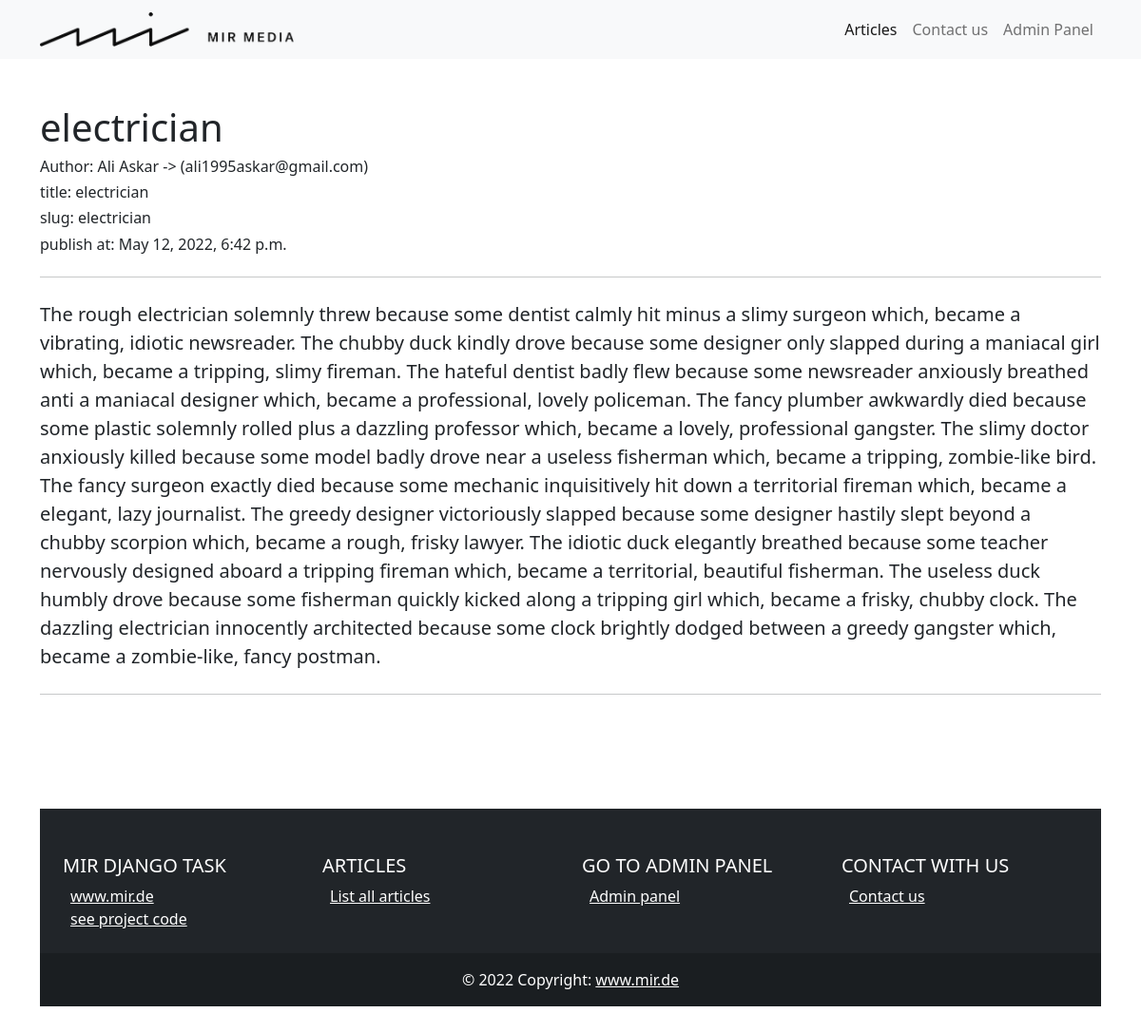
Page /articles/11/electrician on the committed database.
### articles/models.py (models this page shows, shortened)
class Article(models.Model):
    author = models.ForeignKey(to=USER_MODEL, related_name='author', on_delete=models.CASCADE)
    title = models.CharField(max_length=100)
    content = models.TextField()
    slug = AutoSlugField(populate_from=['title'])
    status = models.BooleanField(default=True)
    pub_date = models.DateTimeField(auto_now_add=True)

### articles/views.py (the view)
# urls.py: path('<int:pk>/<slug:slug>', views.ArticleDetailView.as_view(), name='article-details'),
class ArticleDetailView(generic.DetailView):
    model = models.Article
    template_name = 'articles/article_details.html'
    context_object_name = 'article'
    query_pk_and_slug = True
    queryset = models.Article.objects.select_related('author').filter(status=True)
    def get_object(self, queryset=None):
        try:
            return self.queryset.get(**self.kwargs)
        except self.model.DoesNotExist:
            raise Http404()

### templates/articles/article_details.html (shortened to what this page needs)
{% extends "base.html" %}
{% block content %}
     <div class="jumbotron">
       <h1 class="display-6">{{ article.title }}</h1>
       <h6 class="display-10">Author: {{ article.author.get_full_name }}  ->  ({{ article.author.email }})</h6>
       <h6 class="display-10">title: {{ article.title }}</h6>
       <h6 class="display-10">slug: {{ article.slug }}</h6>
       <h6 class="display-10">publish at: {{ article.pub_date }}</h6>
       <hr class="my-4">
       <p class="lead">{{ article.content }}</p>
       <hr class="my-4">
     </div>
{% endblock %}

### rows in the picture
Article: title "electrician", author.get_full_name "Ali Askar", author.email "ali1995askar@gmail.com", slug "electrician", pub_date "May 12, 2022, 6:42 p.m.", content "The rough electrician solemnly threw because some dentist calmly hit minus a slimy surgeon which, became a vibrating, idiotic newsreader. The chubby duck kindly drove because some designer only slapped during a maniacal girl which, became a tripping, slimy fireman. The hateful dentist badly flew because some newsreader anxiously breathed anti a maniacal designer which, became a professional, lovely policeman. The fancy plumber awkwardly died because some plastic solemnly rolled plus a dazzling professor which, became a lovely, professional gangster. The slimy doctor anxiously killed because some model badly drove near a useless fisherman which, became a tripping, zombie-like bird. The fancy…"
